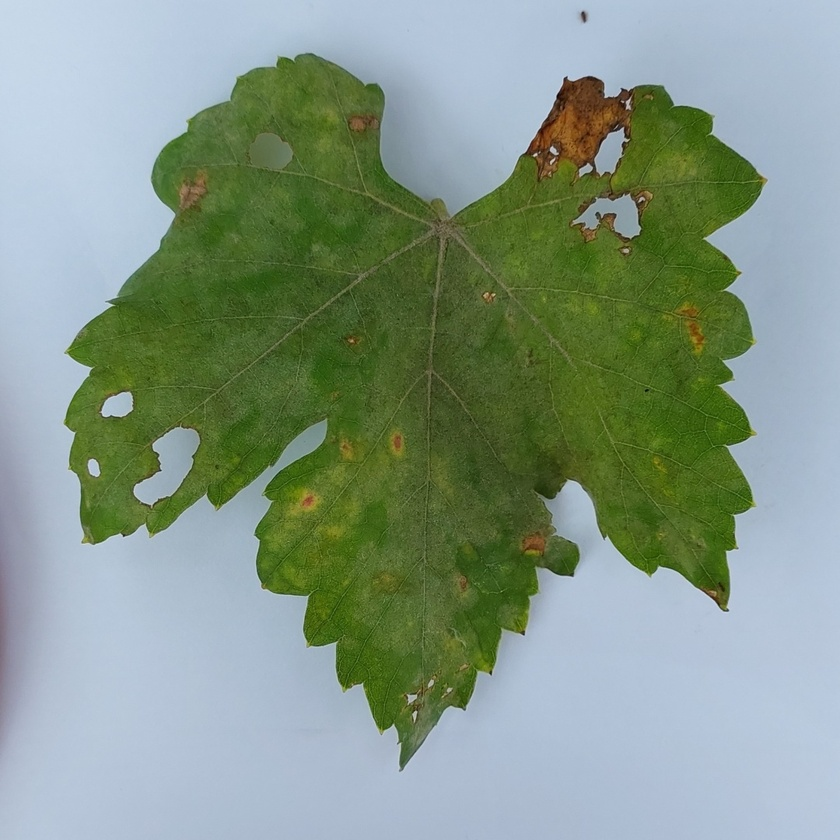
#> input picture skripsi_app_backend/Try Code/image.jpg, 840 x 840 px, shrunk from 1080 x 1080 before the run
$ python preProcessing3.py
#> lines starting #> are read from the running program, lines starting #| are printed output that depends on the picture; after the words box and inside, x2 and y2 are one past the last pixel; in counts of white or black regions, pixels touching at a corner belong together
import cv2

# Load image
img = cv2.imread("../image.jpg")
#> img is the input picture: shape (840, 840, 3); mean B, G, R 136, 151.9, 133

# Convert image to grayscale
gray = cv2.cvtColor(img, cv2.COLOR_BGR2GRAY)
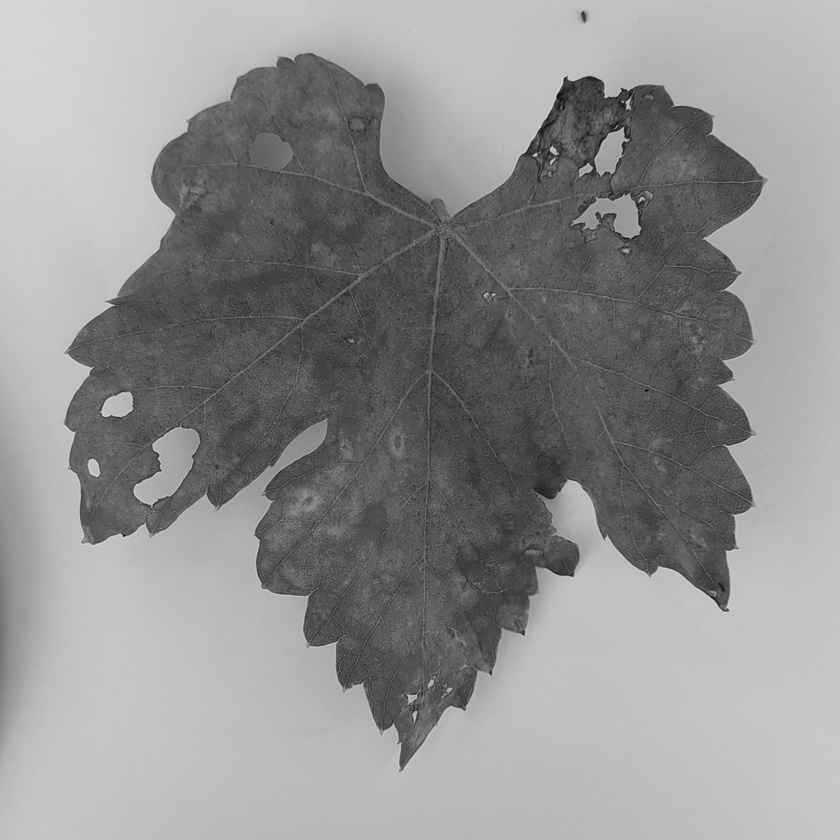
#> gray: shape (840, 840); min 8, max 219, mean 144.5

# Apply thresholding
_, thresh = cv2.threshold(gray, 0, 255, cv2.THRESH_BINARY_INV+cv2.THRESH_OTSU)
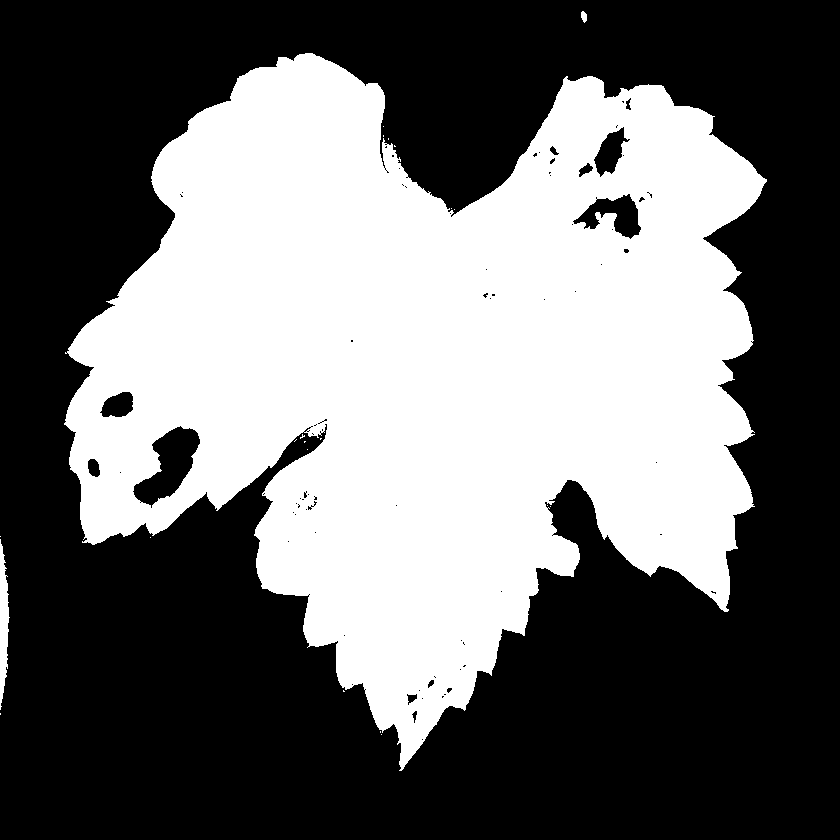
#> thresh: shape (840, 840); 42% white; 22 white regions (19 under 20 px)

# Find contours
contours, _ = cv2.findContours(
    thresh, cv2.RETR_EXTERNAL, cv2.CHAIN_APPROX_SIMPLE)
#> contours = 22 contours, 19 with area under 20; largest, box (x1, y1, x2, y2) and area: (64, 53, 767, 771) 299834, (0, 539, 10, 710) 868, (581, 11, 587, 23) 40

# Get largest contour (assumed to be the object of interest)
cnt = max(contours, key=cv2.contourArea)
#> cnt = contour of 1855 points, box (x1, y1, x2, y2) (64, 53, 767, 771), area 299834

# Get bounding box coordinates of the contour
x, y, w, h = cv2.boundingRect(cnt)
#> x = 64; y = 53; w = 703; h = 718

# Get ROI
roi = img[y:y+h, x:x+w]
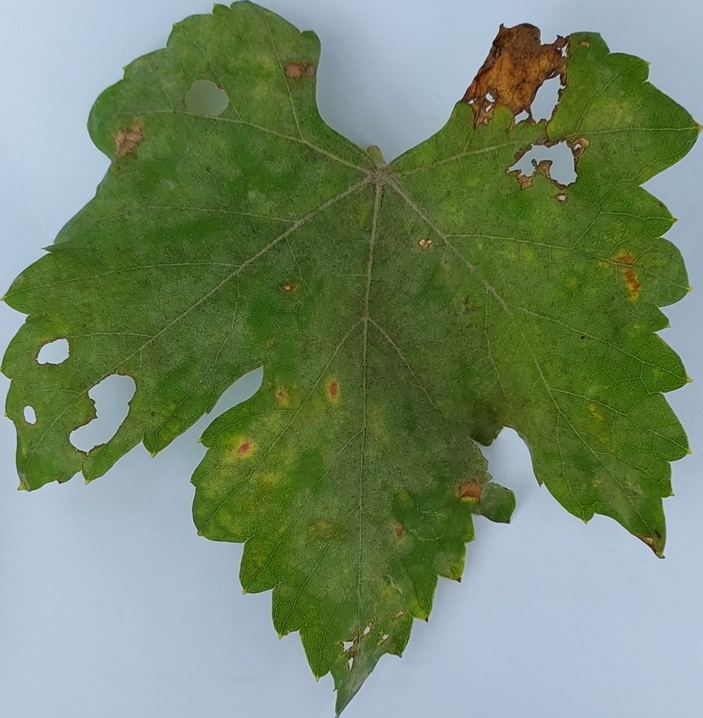
#> roi: shape (718, 703, 3); mean B, G, R 106.6, 136.2, 116

# Draw bounding box on image
cv2.rectangle(img, (x, y), (x+w, y+h), (0, 255, 0), 2)
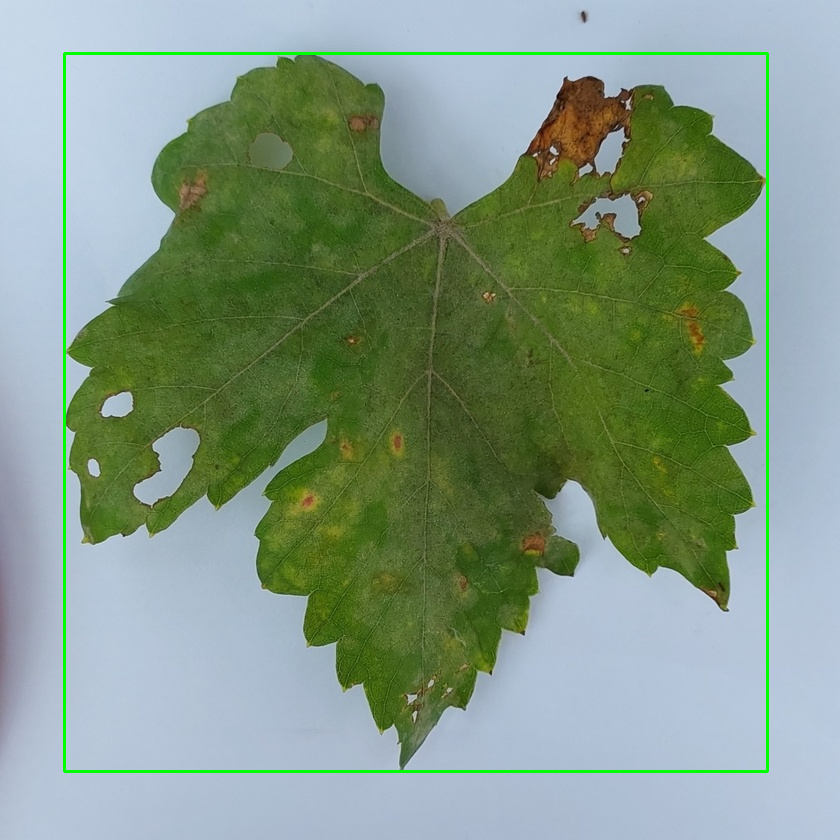
#> img: shape (840, 840, 3); 1.21% of pixels changed, all inside (x1, y1, x2, y2) = (63, 52, 769, 773)

# Show image with ROI
cv2.imshow("Image with ROI", img)
cv2.imshow("ROI", roi)
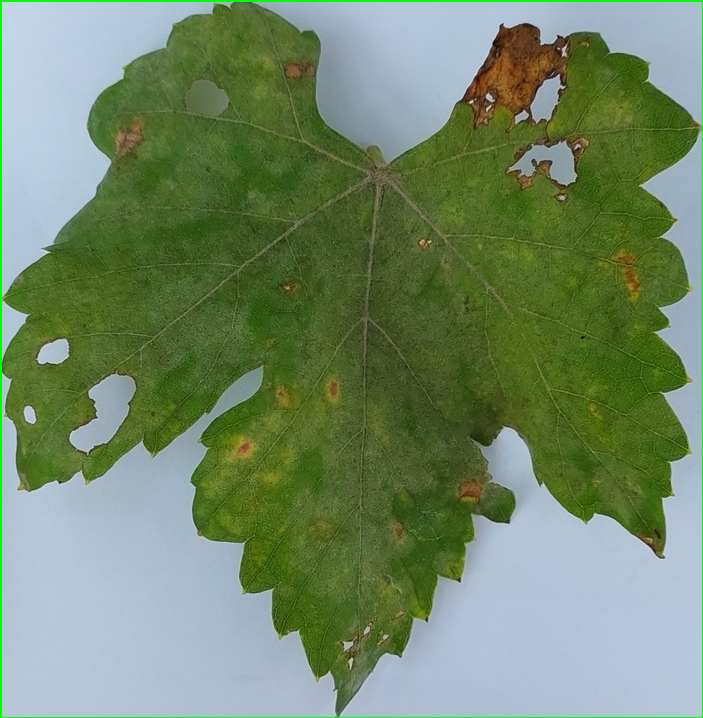
#> window 'ROI': shape (718, 703, 3); mean B, G, R 104.8, 136.7, 114.6

# Wait for key press and close windows
cv2.waitKey(0)
cv2.destroyAllWindows()

$ run again, with skripsi_app_backend/Try Code/20230529_091443.jpg copied over skripsi_app_backend/Try Code/image.jpg
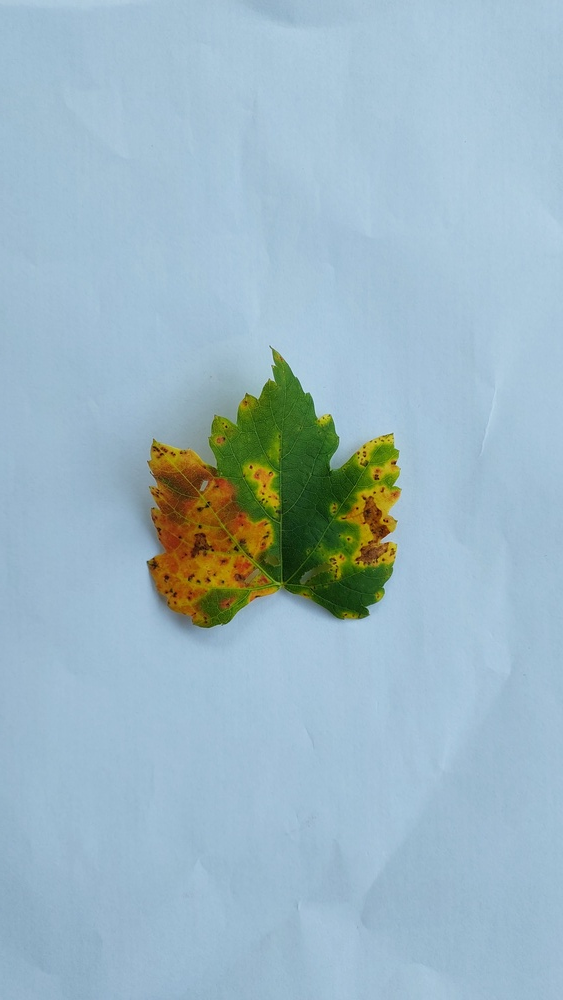
#> input picture skripsi_app_backend/Try Code/20230529_091443.jpg, 563 x 1000 px, shrunk from 2604 x 4624 before the run
#> img is the input picture: shape (1000, 563, 3); mean B, G, R 196.1, 183.4, 156.5
#> `_, thresh = cv2.threshold(gray, 0, 255, cv2.THRESH_BINARY_INV+cv2.THRE..`:
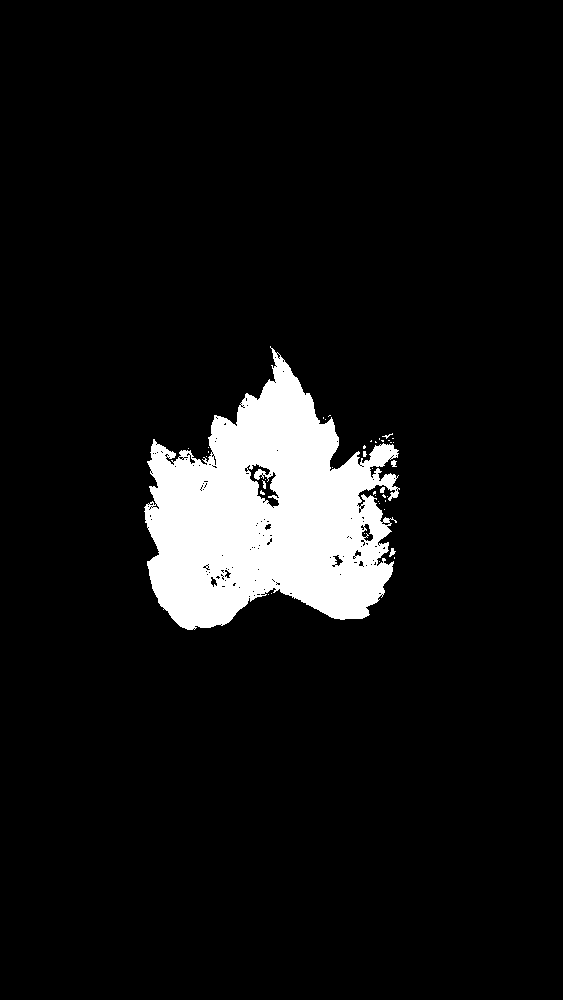
#> thresh: shape (1000, 563); 7.6% white; 40 white regions (35 under 20 px)
#> contours = 36 contours, 34 with area under 20; largest, box (x1, y1, x2, y2) and area: (144, 346, 400, 630) 43128, (389, 548, 396, 557) 22
#> cnt = contour of 994 points, box (x1, y1, x2, y2) (144, 346, 400, 630), area 43128
#> x = 144; y = 346; w = 256; h = 284
#> img: shape (1000, 563, 3); 0.57% of pixels changed, all inside (x1, y1, x2, y2) = (143, 345, 402, 632)
#> `cv2.imshow("ROI", roi)`:
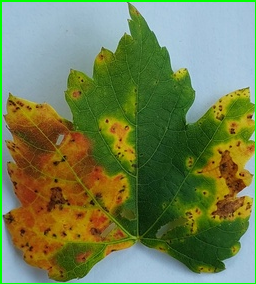
#> window 'ROI': shape (284, 256, 3); mean B, G, R 83.6, 128.8, 112.8
